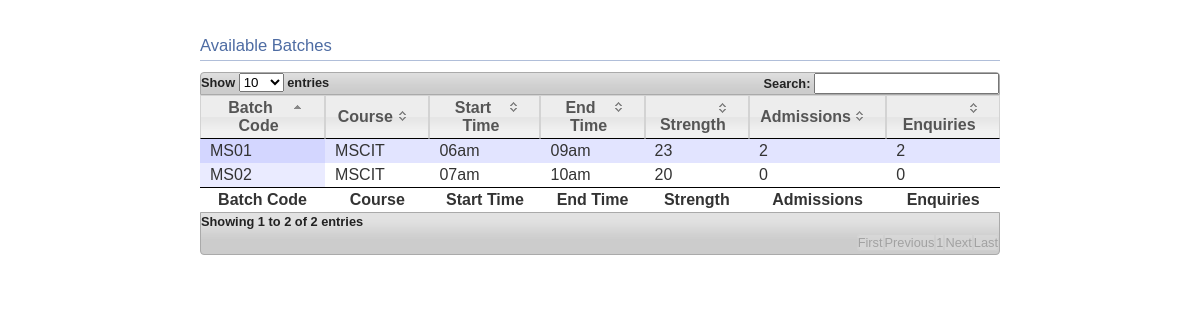
The app's page /IMS/view_batch.php (signed in), older data.
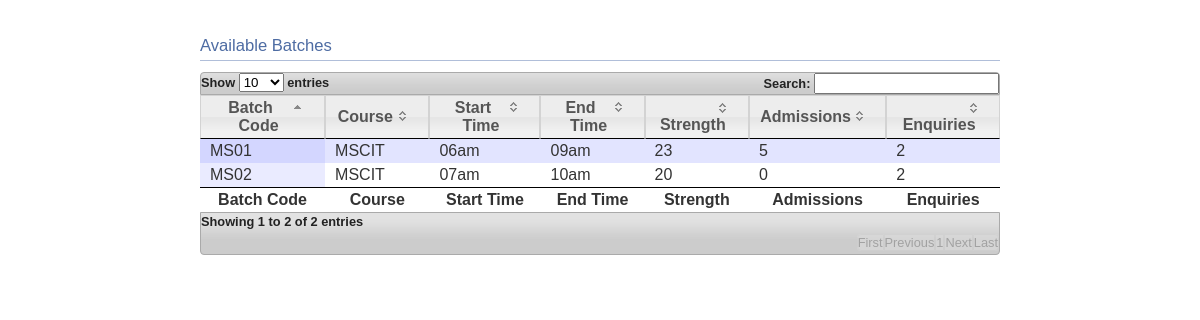
The same page, newer data.
### tables this page shows
CREATE TABLE `batches` (
  `ID` varchar(4) NOT NULL default '',
  `COURSE` text NOT NULL,
  `START` text NOT NULL,
  `END` text NOT NULL,
  `STRENGTH` tinyint(4) NOT NULL default '0',
  `ADMISSIONS` tinyint(4) NOT NULL default '0',
  `ENQUIRIES` tinyint(4) NOT NULL default '0',
  `ID2` varchar(4) NOT NULL default '',
  PRIMARY KEY  (`ID`)
);

### IMS/view_batch.php (the view, shortened to what this page needs)
<!DOCTYPE HTML PUBLIC "-//W3C//DTD HTML 4.0 Transitional//EN">
<html>
<head>
</head>
<body id="dt_example">
		<div id="container">
			<h1>Available Batches</h1>
			<div id="dynamic">
<table cellpadding="0" cellspacing="0" border="0" class="display" id="example">
	<thead>
		<tr>
			<th width="20%">Batch Code</th>
			<th width="25%">Course</th>
			<th width="15%">Start Time</th>
			<th width="15%">End Time</th>
			<th width="15%">Strength</th>
			<th width="15%">Admissions</th>
			<th width="15%">Enquiries</th>
		</tr>
	</thead>
	<tbody>
		<?php
		$query="SELECT ID, COURSE, START, END, STRENGTH, ADMISSIONS, ENQUIRIES FROM batches";
		$results=mysql_query($query);
		while(list($id,$course,$start,$end,$strength,$admissions,$enquiries)=mysql_fetch_row($results))
		{
				echo "<tr>";
					echo "<td>$id</td>";
					echo "<td>$course</td>";
					echo "<td>$start</td>";
					echo "<td>$end</td>";
					echo "<td>$strength</td>";
					echo "<td>$admissions</td>";
					echo "<td>$enquiries</td>";
				echo "</tr>";
		}
		?>
	</tbody>
	<tfoot>
		<tr>
			<th>Batch Code</th>
			<th>Course</th>
			<th>Start Time</th>
			<th>End Time</th>
			<th>Strength</th>
			<th>Admissions</th>
			<th>Enquiries</th>
		</tr>
	</tfoot>
</table>
			</div>
</div>
</body>
</html>

Row changes from the older to the newer data that the page shows:
changed batches "MS01": ADMISSIONS "2" → "5"
changed batches "MS02": ENQUIRIES "0" → "2"
